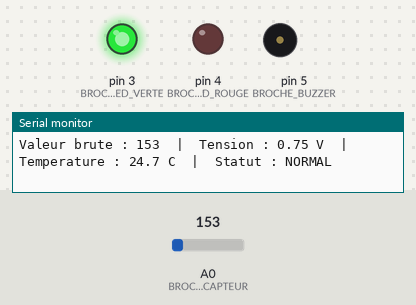
This sketch was run on a simulated Arduino Uno, built with avr-gcc and run on an emulated ATmega328P. Shown: output pins drawn as LEDs (lit = HIGH), buzzer (waves = sounding), the last lines printed to the serial monitor. The inputs (shaded band) are chosen by the test bench; at power-on: A0 (BROCHE_CAPTEUR) = 153.

Above: at 1.4 s.
1.5 s: A0 (BROCHE_CAPTEUR) set to 180
At 2.8 s:
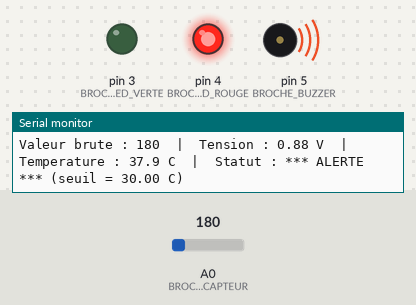
3.8 s: A0 (BROCHE_CAPTEUR) set to 133
At 5.6 s:
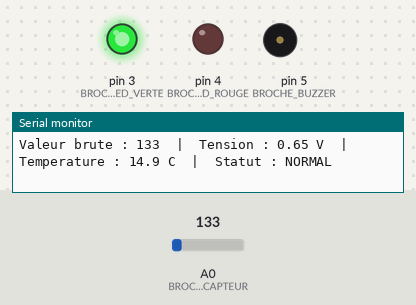
5.9 s: A0 (BROCHE_CAPTEUR) set to 165
At 7.5 s:
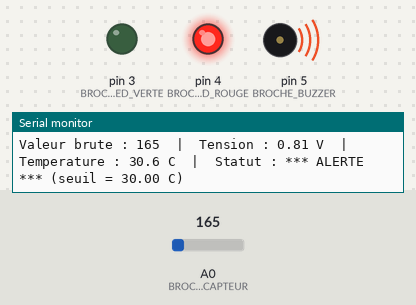
Timing chart, 0 to 9.0 s (numbered marks = the images above; inputs shaded):
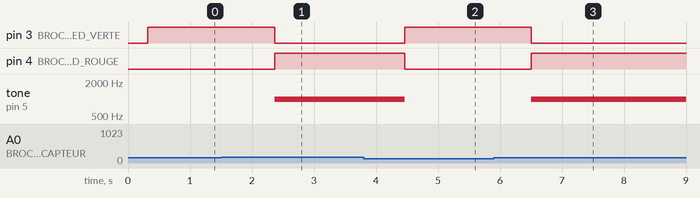

The sketch:

temperature_monitor.ino
```cpp
/*
 * ============================================================
 * SYSTÈME DE SURVEILLANCE DE TEMPÉRATURE
 * ============================================================
 *
 * Projet   : Système de surveillance de température IoT
 * Module   : Internet des Objets (IoT)
 * Équipe   : Moustapha Yehdih (C34613)
 *            Mohamed Salem Ebnou Echvagha Oubeid (C34794)
 * Date     : Juin 2026
 *
 * Description :
 *   Ce programme lit la température depuis un capteur TMP36,
 *   l'affiche sur le moniteur série, et contrôle des LEDs
 *   et un buzzer selon un seuil de température prédéfini.
 *
 * Composants :
 *   - Arduino Uno
 *   - Capteur TMP36 (broche analogique A0)
 *   - LED verte (broche numérique 3)
 *   - LED rouge (broche numérique 4)
 *   - Buzzer piézoélectrique (broche numérique 5)
 *   - 2x Résistances 220Ω (pour les LEDs)
 *
 * Fonctionnement :
 *   Température < seuil  → LED verte ON,  LED rouge OFF, Buzzer OFF
 *   Température >= seuil → LED verte OFF, LED rouge ON,  Buzzer ON
 *
 * Compatible : Tinkercad Simulation + Matériel réel
 * ============================================================
 */

#include "Arduino.h"

// ============================================================
// SECTION 1 : DÉFINITION DES CONSTANTES
// ============================================================

// --- Broches (pins) ---
// Chaque composant est connecté à une broche spécifique de l'Arduino.
// Les broches analogiques (A0-A5) lisent des tensions variables (0-5V).
// Les broches numériques (0-13) envoient/reçoivent HIGH (5V) ou LOW (0V).

const int BROCHE_CAPTEUR  = A0;   // Broche analogique A0 — capteur TMP36
const int BROCHE_LED_VERTE = 3;   // Broche numérique 3 — LED verte (normal)
const int BROCHE_LED_ROUGE = 4;   // Broche numérique 4 — LED rouge (alerte)
const int BROCHE_BUZZER    = 5;   // Broche numérique 5 — buzzer piézoélectrique

// --- Paramètres du système ---
const float SEUIL_TEMPERATURE = 30.0;  // Seuil d'alerte en degrés Celsius
const int   FREQUENCE_BUZZER  = 1000;  // Fréquence du buzzer en Hertz (Hz)
const int   DELAI_LECTURE     = 1000;  // Délai entre chaque lecture en millisecondes (1 seconde)
const long  VITESSE_SERIE     = 9600;  // Vitesse de communication série en bauds


// ============================================================
// SECTION 2 : FONCTION setup()
// ============================================================
// La fonction setup() s'exécute UNE SEULE FOIS au démarrage.
// Elle sert à initialiser les broches et la communication série.

void setup() {

  // --- Initialiser la communication série ---
  // Serial.begin() ouvre le canal de communication entre l'Arduino et le PC.
  // 9600 bauds = 9600 bits par seconde (vitesse standard).
  // Cela permet d'afficher des données dans le Moniteur Série.
  Serial.begin(VITESSE_SERIE);

  // --- Configurer les broches en mode SORTIE ---
  // pinMode() définit si une broche est en entrée (INPUT) ou sortie (OUTPUT).
  // Les LEDs et le buzzer sont des SORTIES : l'Arduino leur ENVOIE un signal.
  // Le capteur TMP36 est une ENTRÉE analogique (pas besoin de pinMode pour A0).

  pinMode(BROCHE_LED_VERTE, OUTPUT);  // LED verte = sortie
  pinMode(BROCHE_LED_ROUGE, OUTPUT);  // LED rouge = sortie
  pinMode(BROCHE_BUZZER, OUTPUT);     // Buzzer = sortie

  // --- État initial : tout éteint ---
  // On s'assure que tous les actuateurs sont éteints au démarrage.
  // digitalWrite() envoie HIGH (5V = allumé) ou LOW (0V = éteint).

  digitalWrite(BROCHE_LED_VERTE, LOW);  // LED verte éteinte
  digitalWrite(BROCHE_LED_ROUGE, LOW);  // LED rouge éteinte
  noTone(BROCHE_BUZZER);               // Buzzer éteint

  // --- Message de bienvenue ---
  // On affiche un message dans le Moniteur Série pour confirmer le démarrage.
  Serial.println("============================================");
  Serial.println("  SYSTEME DE SURVEILLANCE DE TEMPERATURE");
  Serial.println("  Equipe : Moustapha Yehdih (C34613)");
  Serial.println("           Mohamed Salem E.E. Oubeid (C34794)");
  Serial.println("============================================");
  Serial.print("  Seuil d'alerte : ");
  Serial.print(SEUIL_TEMPERATURE);
  Serial.println(" C");
  Serial.println("============================================");
  Serial.println();
}


// ============================================================
// SECTION 3 : FONCTION loop()
// ============================================================
// La fonction loop() s'exécute EN BOUCLE INFINIE après setup().
// C'est le cœur du programme : elle lit, traite et réagit.

void loop() {

  // --- Étape 1 : Lire la valeur brute du capteur ---
  // analogRead() lit la tension sur la broche A0.
  // Elle retourne un entier entre 0 et 1023.
  //   0    = 0V
  //   1023 = 5V
  // C'est le Convertisseur Analogique-Numérique (CAN) 10 bits de l'Arduino.

  int valeurBrute = analogRead(BROCHE_CAPTEUR);

  // --- Étape 2 : Convertir la valeur brute en tension (Volts) ---
  // L'Arduino fonctionne sur 5V avec une résolution de 10 bits (1024 niveaux).
  // Formule : tension = valeurBrute × (5.0 / 1024.0)
  // Exemple : si valeurBrute = 150, tension = 150 × 0.00488 = 0.732V

  float tension = valeurBrute * (5.0 / 1024.0);

  // --- Étape 3 : Convertir la tension en température (°C) ---
  // Le TMP36 a une caractéristique linéaire :
  //   - À 0°C, il produit 0.5V (500mV)
  //   - Chaque degré ajoute 10mV (0.01V)
  // Formule : température = (tension - 0.5) × 100
  // Exemple : si tension = 0.732V → (0.732 - 0.5) × 100 = 23.2°C

  float temperature = (tension - 0.5) * 100.0;

  // --- Étape 4 : Afficher les données sur le Moniteur Série ---
  // Serial.print() affiche du texte SANS retour à la ligne.
  // Serial.println() affiche du texte AVEC retour à la ligne.

  Serial.print("Valeur brute : ");
  Serial.print(valeurBrute);           // Valeur CAN (0-1023)
  Serial.print("  |  Tension : ");
  Serial.print(tension, 2);            // Tension avec 2 décimales
  Serial.print(" V  |  Temperature : ");
  Serial.print(temperature, 1);        // Température avec 1 décimale
  Serial.print(" C  |  Statut : ");

  // --- Étape 5 : Logique de décision (seuil) ---
  // On compare la température au seuil prédéfini.
  // Selon le résultat, on active les actuateurs appropriés.

  if (temperature < SEUIL_TEMPERATURE) {

    // *** CAS NORMAL : température sous le seuil ***

    digitalWrite(BROCHE_LED_VERTE, HIGH);  // Allumer la LED verte
    digitalWrite(BROCHE_LED_ROUGE, LOW);   // Éteindre la LED rouge
    noTone(BROCHE_BUZZER);                 // Éteindre le buzzer
    // noTone() arrête la génération de signal sur la broche du buzzer.

    Serial.println("NORMAL");

  } else {

    // *** CAS ALERTE : température au-dessus ou égale au seuil ***

    digitalWrite(BROCHE_LED_VERTE, LOW);   // Éteindre la LED verte
    digitalWrite(BROCHE_LED_ROUGE, HIGH);  // Allumer la LED rouge
    tone(BROCHE_BUZZER, FREQUENCE_BUZZER); // Activer le buzzer à 1000 Hz
    // tone(broche, fréquence) génère un signal carré à la fréquence donnée.
    // 1000 Hz produit un son aigu et perceptible.

    Serial.print("*** ALERTE *** (seuil = ");
    Serial.print(SEUIL_TEMPERATURE);
    Serial.println(" C)");

  }

  // --- Étape 6 : Attendre avant la prochaine lecture ---
  // delay() met le programme en pause pour le nombre de millisecondes donné.
  // 1000 ms = 1 seconde.
  // Cela évite de lire le capteur trop rapidement et de saturer le moniteur série.

  delay(DELAI_LECTURE);
}


// ============================================================
// SECTION 4 : NOTES TECHNIQUES
// ============================================================
/*
 * FONCTIONS ARDUINO UTILISÉES :
 *
 * 1. Serial.begin(vitesse)
 *    → Initialise la communication série à la vitesse donnée (bauds).
 *    → Doit être appelée dans setup().
 *
 * 2. pinMode(broche, mode)
 *    → Configure une broche en INPUT (entrée) ou OUTPUT (sortie).
 *    → Les broches analogiques n'ont pas besoin de pinMode.
 *
 * 3. analogRead(broche)
 *    → Lit la tension sur une broche analogique (A0-A5).
 *    → Retourne un entier entre 0 (0V) et 1023 (5V).
 *    → Résolution : 10 bits → 5V / 1024 ≈ 4.88 mV par unité.
 *
 * 4. digitalWrite(broche, valeur)
 *    → Envoie HIGH (5V) ou LOW (0V) sur une broche numérique.
 *    → HIGH = allumé, LOW = éteint (pour une LED).
 *
 * 5. tone(broche, fréquence)
 *    → Génère un signal carré à la fréquence donnée (Hz).
 *    → Fait vibrer le buzzer piézoélectrique.
 *
 * 6. noTone(broche)
 *    → Arrête le signal généré par tone().
 *
 * 7. delay(millisecondes)
 *    → Pause le programme pendant la durée spécifiée.
 *    → 1000 ms = 1 seconde.
 *
 * 8. Serial.print() / Serial.println()
 *    → Envoie du texte vers le moniteur série (PC).
 *    → println() ajoute un retour à la ligne.
 *
 *
 * CAPTEUR TMP36 — FICHE TECHNIQUE :
 *
 *   Brochage (vue de face, partie plate vers vous) :
 *     Broche 1 (gauche)  = VCC (+5V ou +3.3V)
 *     Broche 2 (centre)  = Signal analogique (vers A0)
 *     Broche 3 (droite)  = GND (masse)
 *
 *   Plage de mesure : -40°C à +125°C
 *   Précision : ±1°C (à 25°C)
 *   Tension de sortie : 10mV par °C, avec offset de 500mV
 *   Formule : T(°C) = (Vout - 0.5) × 100
 *
 *
 * CÂBLAGE RÉSUMÉ :
 *
 *   TMP36 VCC     → Arduino 5V
 *   TMP36 Signal  → Arduino A0
 *   TMP36 GND     → Arduino GND
 *   LED Verte (+) → Résistance 220Ω → Arduino D3
 *   LED Verte (-) → Arduino GND
 *   LED Rouge (+) → Résistance 220Ω → Arduino D4
 *   LED Rouge (-) → Arduino GND
 *   Buzzer (+)    → Arduino D5
 *   Buzzer (-)    → Arduino GND
 */
```

Measured:
- the behaviour switches between 163 and 164 on A0 (BROCHE_CAPTEUR) (found by bisection; images 0 and 1)
- after the input at 1.5 s, pin 3 (BROCHE_LED_VERTE): HIGH → LOW after 0.86 s; pin 4 (BROCHE_LED_ROUGE): LOW → HIGH after 0.86 s; tone on pin 5 (BROCHE_BUZZER): silent → 1000 Hz after 0.86 s
- after the input at 3.8 s, pin 3 (BROCHE_LED_VERTE): LOW → HIGH after 0.66 s; pin 4 (BROCHE_LED_ROUGE): HIGH → LOW after 0.66 s; tone on pin 5 (BROCHE_BUZZER): 1000 Hz → silent after 0.66 s
- after the input at 5.9 s, pin 3 (BROCHE_LED_VERTE): HIGH → LOW after 0.61 s; pin 4 (BROCHE_LED_ROUGE): LOW → HIGH after 0.61 s; tone on pin 5 (BROCHE_BUZZER): silent → 1000 Hz after 0.61 s
